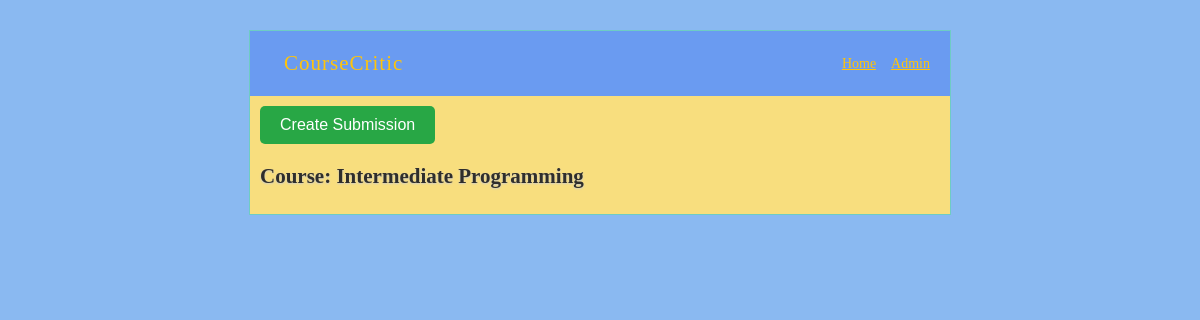
The page /course/1 on the database as committed earlier.
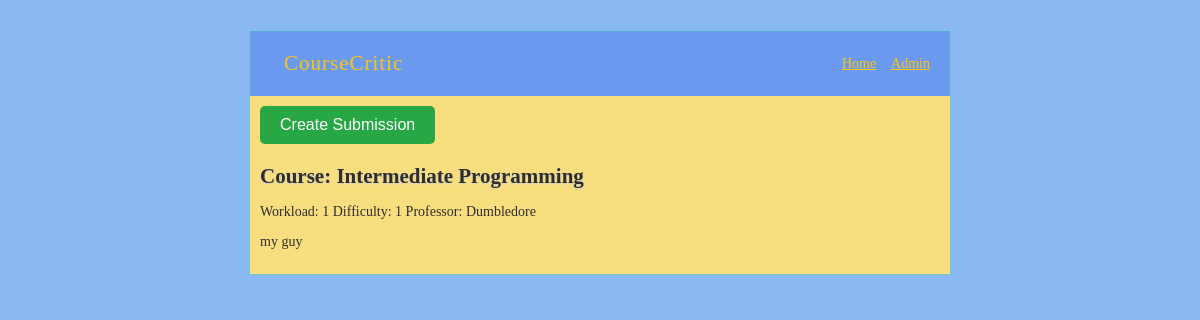
The same page on the database as committed later.
### model.py (models this page shows, shortened)
class Course(db.Model):
    __tablename__ = "course_table"
    id: Mapped[int] = mapped_column(primary_key=True)
    title: Mapped[str] = mapped_column(String(30), unique=True)
    course_code: Mapped[str] = mapped_column(String(30), unique=True)
    professors: Mapped[list["Professor"]] = relationship(secondary=prof_course_table, back_populates="courses")
    ratings: Mapped[list["Rating"]] = relationship("Rating", back_populates="course")

class Rating(db.Model):
    __tablename__ = "ratings_table"
    __table_args__ = (
        CheckConstraint('difficulty <= 5 AND difficulty >= 0', name='difficulty_bounds_check'),
    )
    id: Mapped[int] = mapped_column(primary_key=True)
    workload: Mapped[int]
    difficulty: Mapped[int]
    description: Mapped[str] = mapped_column(String(300))
    professor_id: Mapped[int] = mapped_column(ForeignKey("prof_table.id"))
    professor: Mapped["Professor"] = relationship("Professor", back_populates="ratings")
    course_id: Mapped[int] = mapped_column(ForeignKey("course_table.id"))
    course: Mapped["Course"] = relationship("Course", back_populates="ratings")

class Professor(db.Model):
    __tablename__ = "prof_table"
    id: Mapped[int] = mapped_column(primary_key=True)
    name: Mapped[str] = mapped_column(String(200), unique=True)
    courses: Mapped[list["Course"]] = relationship(secondary="prof_course_table", back_populates="professors")
    ratings: Mapped[list["Rating"]] = relationship("Rating", back_populates="professor")

### course_critic.py (the view)
@app.route("/course/<int:course_id>")
def course(course_id):
    course = db.session.execute(db.select(Course).where(Course.id == course_id)).scalar()
    stmt = db.select(Rating).where(Rating.course_id == course.id)
    ratings = db.session.execute(stmt).scalars().all()
    return render_template("course.html", course=course, ratings=ratings)

### templates/course.html (shortened to what this page needs)
{% extends "layout.html" %}
{% block body %}
    <div style="margin-bottom: 20px;">
        <a href="{{ url_for('submit') }}">
            <button style="padding: 10px 20px; background-color: #28a745; color: white; border: none; border-radius: 5px; font-size: 16px; cursor: pointer; transition: background-color 0.3s ease;">
                Create Submission
            </button>
        </a>
    </div>
    <h2>Course: {{ course.title }}</h2>
    {% for rating in ratings %}
        <p>Workload: {{ rating.workload }} Difficulty: {{ rating.difficulty }} Professor: {{rating.professor.name}}</p>
        <p>{{ rating.description }}</p>
    {% endfor %}
{% endblock %}

### templates/layout.html (shortened to what this page needs)
<!doctype html>
<link rel="stylesheet" type="text/css" href="{{ url_for('static', filename='style.css') }}">
<div class="page">
  <nav class="navBar">
    <h1 class="navbar-title">CourseCritic</h1>
    <div class="nav-links">
      <a class="nav-links" href="{{ url_for('home') }}">Home</a>
      <a class="nav-links" href="{{ url_for('admin') }}">Admin</a>
    </div>
  </nav>
  <div class="body">
  {% block body %}{% endblock %}
  </div>
</div>

### static/style.css (style rules this page uses)
p { color: var(--charcoal-gray); }
.nav-links { display: flex; gap: 15px; color: var(--sunshine-yellow); }
a { color: var(--charcoal-gray); }
.navBar { background: var(--sky-blue); display: flex; justify-content: space-between; align-items: center; padding: 10px 20px; }
div.page { background: var(--soft-lemon); border: 1px solid #6ECCC4; width: 700px; margin: 30px auto; }
div.page h1 { margin: 0; padding: 10px 14px; color: var(--sunshine-yellow); letter-spacing: 1px; font-weight: normal; }
div.page h2 { margin: 0 0 15px 0; color: var(--charcoal-gray) ; text-shadow: 0 1px 2px #ccc; }
div.page div.body { padding: 10px; }

Rows that differ between the two databases and show on the page:
now on this page (row edited): Rating: workload "1", difficulty "1", professor.name "Dumbledore", description "my guy"
